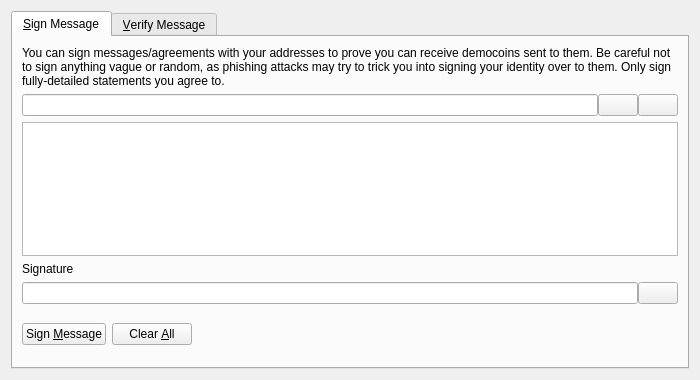
<?xml version="1.0" encoding="UTF-8"?>
<ui version="4.0">
 <class>SignVerifyMessageDialog</class>
 <widget class="QDialog" name="SignVerifyMessageDialog">
  <property name="geometry">
   <rect>
    <x>0</x>
    <y>0</y>
    <width>700</width>
    <height>380</height>
   </rect>
  </property>
  <property name="windowTitle">
   <string>Signatures - Sign / Verify a Message</string>
  </property>
  <property name="modal">
   <bool>true</bool>
  </property>
  <layout class="QVBoxLayout" name="verticalLayout">
   <item>
    <widget class="QTabWidget" name="tabWidget">
     <property name="currentIndex">
      <number>0</number>
     </property>
     <widget class="QWidget" name="tabSignMessage">
      <attribute name="title">
       <string>&amp;Sign Message</string>
      </attribute>
      <layout class="QVBoxLayout" name="verticalLayout_SM">
       <item>
        <widget class="QLabel" name="infoLabel_SM">
         <property name="text">
          <string>You can sign messages/agreements with your addresses to prove you can receive democoins sent to them. Be careful not to sign anything vague or random, as phishing attacks may try to trick you into signing your identity over to them. Only sign fully-detailed statements you agree to.</string>
         </property>
         <property name="textFormat">
          <enum>Qt::PlainText</enum>
         </property>
         <property name="wordWrap">
          <bool>true</bool>
         </property>
        </widget>
       </item>
       <item>
        <layout class="QHBoxLayout" name="horizontalLayout_1_SM">
         <property name="spacing">
          <number>0</number>
         </property>
         <item>
          <widget class="QValidatedLineEdit" name="addressIn_SM">
           <property name="toolTip">
            <string>The DemoCoin address to sign the message with</string>
           </property>
          </widget>
         </item>
         <item>
          <widget class="QPushButton" name="addressBookButton_SM">
           <property name="toolTip">
            <string>Choose previously used address</string>
           </property>
           <property name="text">
            <string/>
           </property>
           <property name="icon">
            <iconset resource="../bitcoin.qrc">
             <normaloff>:/icons/address-book</normaloff>:/icons/address-book</iconset>
           </property>
           <property name="shortcut">
            <string>Alt+A</string>
           </property>
           <property name="autoDefault">
            <bool>false</bool>
           </property>
          </widget>
         </item>
         <item>
          <widget class="QPushButton" name="pasteButton_SM">
           <property name="toolTip">
            <string>Paste address from clipboard</string>
           </property>
           <property name="text">
            <string/>
           </property>
           <property name="icon">
            <iconset resource="../bitcoin.qrc">
             <normaloff>:/icons/editpaste</normaloff>:/icons/editpaste</iconset>
           </property>
           <property name="shortcut">
            <string>Alt+P</string>
           </property>
           <property name="autoDefault">
            <bool>false</bool>
           </property>
          </widget>
         </item>
        </layout>
       </item>
       <item>
        <widget class="QPlainTextEdit" name="messageIn_SM">
         <property name="toolTip">
          <string>Enter the message you want to sign here</string>
         </property>
        </widget>
       </item>
       <item>
        <widget class="QLabel" name="signatureLabel_SM">
         <property name="text">
          <string>Signature</string>
         </property>
         <property name="textFormat">
          <enum>Qt::PlainText</enum>
         </property>
        </widget>
       </item>
       <item>
        <layout class="QHBoxLayout" name="horizontalLayout_2_SM">
         <property name="spacing">
          <number>0</number>
         </property>
         <item>
          <widget class="QLineEdit" name="signatureOut_SM">
           <property name="font">
            <font>
             <italic>true</italic>
            </font>
           </property>
           <property name="readOnly">
            <bool>true</bool>
           </property>
          </widget>
         </item>
         <item>
          <widget class="QPushButton" name="copySignatureButton_SM">
           <property name="toolTip">
            <string>Copy the current signature to the system clipboard</string>
           </property>
           <property name="text">
            <string/>
           </property>
           <property name="icon">
            <iconset resource="../bitcoin.qrc">
             <normaloff>:/icons/editcopy</normaloff>:/icons/editcopy</iconset>
           </property>
           <property name="autoDefault">
            <bool>false</bool>
           </property>
          </widget>
         </item>
        </layout>
       </item>
       <item>
        <layout class="QHBoxLayout" name="horizontalLayout_3_SM">
         <item>
          <widget class="QPushButton" name="signMessageButton_SM">
           <property name="toolTip">
            <string>Sign the message to prove you own this DemoCoin address</string>
           </property>
           <property name="text">
            <string>Sign &amp;Message</string>
           </property>
           <property name="icon">
            <iconset resource="../bitcoin.qrc">
             <normaloff>:/icons/edit</normaloff>:/icons/edit</iconset>
           </property>
           <property name="autoDefault">
            <bool>false</bool>
           </property>
          </widget>
         </item>
         <item>
          <widget class="QPushButton" name="clearButton_SM">
           <property name="toolTip">
            <string>Reset all sign message fields</string>
           </property>
           <property name="text">
            <string>Clear &amp;All</string>
           </property>
           <property name="icon">
            <iconset resource="../bitcoin.qrc">
             <normaloff>:/icons/remove</normaloff>:/icons/remove</iconset>
           </property>
           <property name="autoDefault">
            <bool>false</bool>
           </property>
          </widget>
         </item>
         <item>
          <spacer name="horizontalSpacer_1_SM">
           <property name="orientation">
            <enum>Qt::Horizontal</enum>
           </property>
           <property name="sizeHint" stdset="0">
            <size>
             <width>40</width>
             <height>48</height>
            </size>
           </property>
          </spacer>
         </item>
         <item>
          <widget class="QLabel" name="statusLabel_SM">
           <property name="font">
            <font>
             <weight>75</weight>
             <bold>true</bold>
            </font>
           </property>
           <property name="text">
            <string/>
           </property>
           <property name="wordWrap">
            <bool>true</bool>
           </property>
          </widget>
         </item>
         <item>
          <spacer name="horizontalSpacer_2_SM">
           <property name="orientation">
            <enum>Qt::Horizontal</enum>
           </property>
           <property name="sizeHint" stdset="0">
            <size>
             <width>40</width>
             <height>48</height>
            </size>
           </property>
          </spacer>
         </item>
        </layout>
       </item>
      </layout>
     </widget>
     <widget class="QWidget" name="tabVerifyMessage">
      <attribute name="title">
       <string>&amp;Verify Message</string>
      </attribute>
      <layout class="QVBoxLayout" name="verticalLayout_VM">
       <item>
        <widget class="QLabel" name="infoLabel_VM">
         <property name="text">
          <string>Enter the receiver's address, message (ensure you copy line breaks, spaces, tabs, etc. exactly) and signature below to verify the message. Be careful not to read more into the signature than what is in the signed message itself, to avoid being tricked by a man-in-the-middle attack. Note that this only proves the signing party receives with the address, it cannot prove sendership of any transaction!</string>
         </property>
         <property name="textFormat">
          <enum>Qt::PlainText</enum>
         </property>
         <property name="alignment">
          <set>Qt::AlignLeading|Qt::AlignLeft|Qt::AlignTop</set>
         </property>
         <property name="wordWrap">
          <bool>true</bool>
         </property>
        </widget>
       </item>
       <item>
        <layout class="QHBoxLayout" name="horizontalLayout_1_VM">
         <property name="spacing">
          <number>0</number>
         </property>
         <item>
          <widget class="QValidatedLineEdit" name="addressIn_VM">
           <property name="toolTip">
            <string>The DemoCoin address the message was signed with</string>
           </property>
          </widget>
         </item>
         <item>
          <widget class="QPushButton" name="addressBookButton_VM">
           <property name="toolTip">
            <string>Choose previously used address</string>
           </property>
           <property name="text">
            <string/>
           </property>
           <property name="icon">
            <iconset resource="../bitcoin.qrc">
             <normaloff>:/icons/address-book</normaloff>:/icons/address-book</iconset>
           </property>
           <property name="shortcut">
            <string>Alt+A</string>
           </property>
           <property name="autoDefault">
            <bool>false</bool>
           </property>
          </widget>
         </item>
        </layout>
       </item>
       <item>
        <widget class="QPlainTextEdit" name="messageIn_VM"/>
       </item>
       <item>
        <widget class="QValidatedLineEdit" name="signatureIn_VM"/>
       </item>
       <item>
        <layout class="QHBoxLayout" name="horizontalLayout_2_VM">
         <item>
          <widget class="QPushButton" name="verifyMessageButton_VM">
           <property name="toolTip">
            <string>Verify the message to ensure it was signed with the specified DemoCoin address</string>
           </property>
           <property name="text">
            <string>Verify &amp;Message</string>
           </property>
           <property name="icon">
            <iconset resource="../bitcoin.qrc">
             <normaloff>:/icons/transaction_0</normaloff>:/icons/transaction_0</iconset>
           </property>
           <property name="autoDefault">
            <bool>false</bool>
           </property>
          </widget>
         </item>
         <item>
          <widget class="QPushButton" name="clearButton_VM">
           <property name="toolTip">
            <string>Reset all verify message fields</string>
           </property>
           <property name="text">
            <string>Clear &amp;All</string>
           </property>
           <property name="icon">
            <iconset resource="../bitcoin.qrc">
             <normaloff>:/icons/remove</normaloff>:/icons/remove</iconset>
           </property>
           <property name="autoDefault">
            <bool>false</bool>
           </property>
          </widget>
         </item>
         <item>
          <spacer name="horizontalSpacer_1_VM">
           <property name="orientation">
            <enum>Qt::Horizontal</enum>
           </property>
           <property name="sizeHint" stdset="0">
            <size>
             <width>40</width>
             <height>48</height>
            </size>
           </property>
          </spacer>
         </item>
         <item>
          <widget class="QLabel" name="statusLabel_VM">
           <property name="font">
            <font>
             <weight>75</weight>
             <bold>true</bold>
            </font>
           </property>
           <property name="text">
            <string/>
           </property>
           <property name="wordWrap">
            <bool>true</bool>
           </property>
          </widget>
         </item>
         <item>
          <spacer name="horizontalSpacer_2_VM">
           <property name="orientation">
            <enum>Qt::Horizontal</enum>
           </property>
           <property name="sizeHint" stdset="0">
            <size>
             <width>40</width>
             <height>48</height>
            </size>
           </property>
          </spacer>
         </item>
        </layout>
       </item>
      </layout>
     </widget>
    </widget>
   </item>
  </layout>
 </widget>
 <customwidgets>
  <customwidget>
   <class>QValidatedLineEdit</class>
   <extends>QLineEdit</extends>
   <header>qvalidatedlineedit.h</header>
  </customwidget>
 </customwidgets>
 <resources>
  <include location="../bitcoin.qrc"/>
 </resources>
 <connections/>
</ui>
